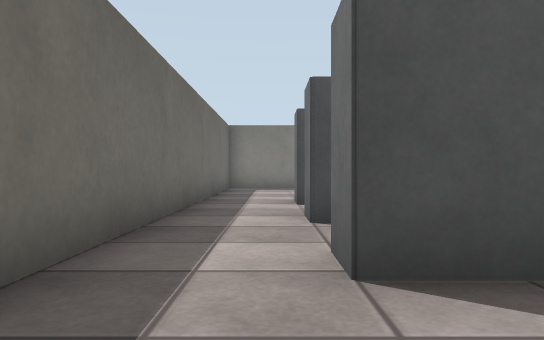
[1] (above)

23 first-person views from a walk through a world built for the Gazebo simulator. The camera is 0.65 m above the floor, looks level and sees 70° across. The floor is counted in squares, 1 m on a side. Each view is taken from the middle of a square. On the plan, view 1 faces up. The plan holds only what a view shows up to about 11 squares ahead; the rest is blank. Surface patterns are stand-ins for the level's own textures.

[2]
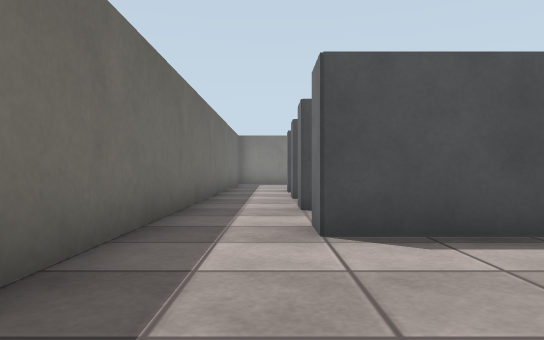

[3]
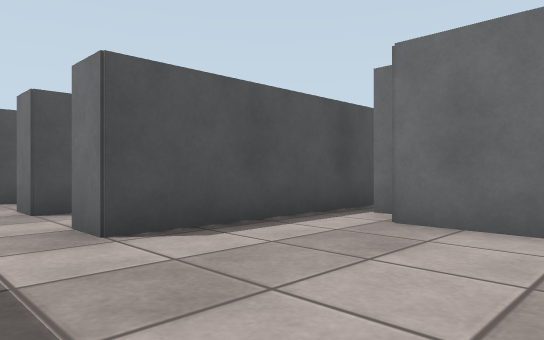

[4]
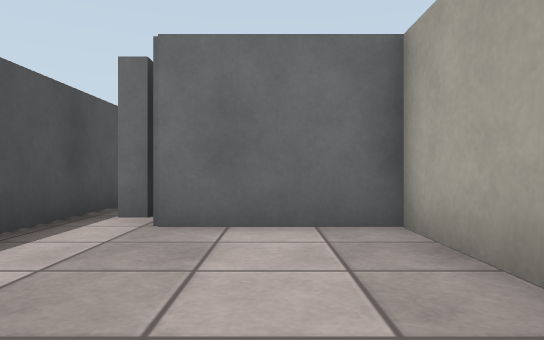

[5]
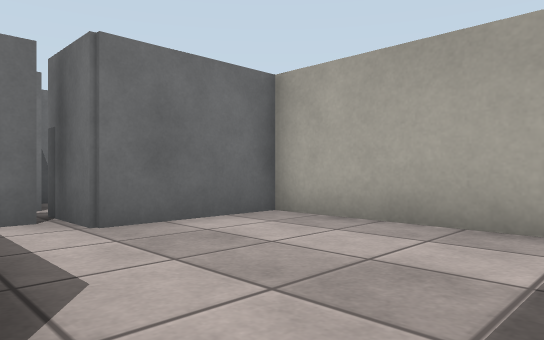

[6]
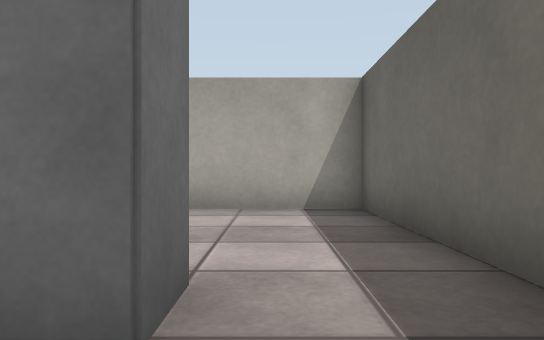

[7]
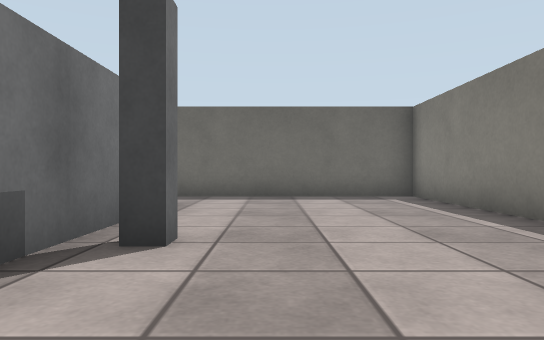

[8]
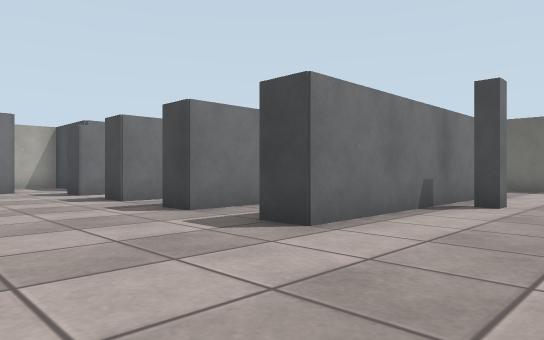

[9]
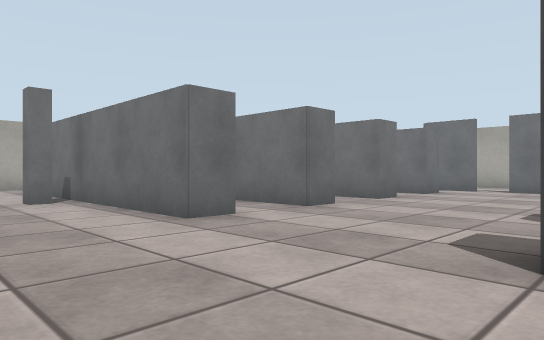

[10]
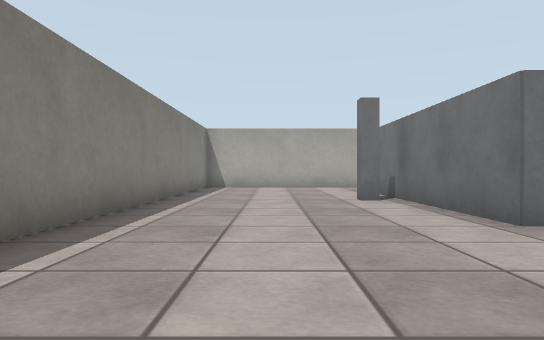

[11]
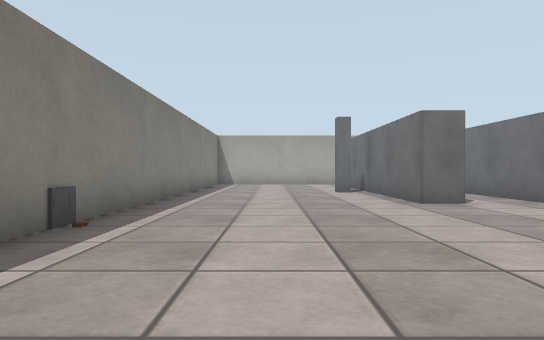

[12]
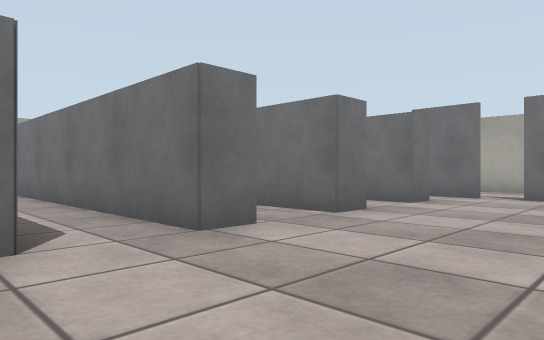

[13]
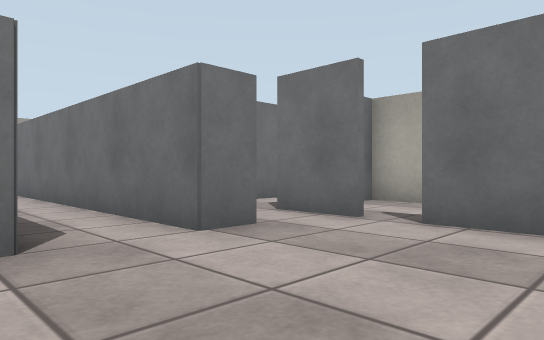

[14]
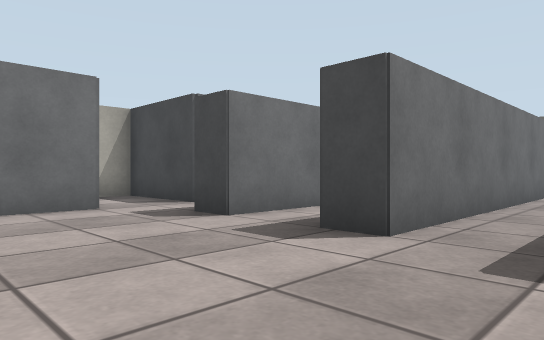

[15]
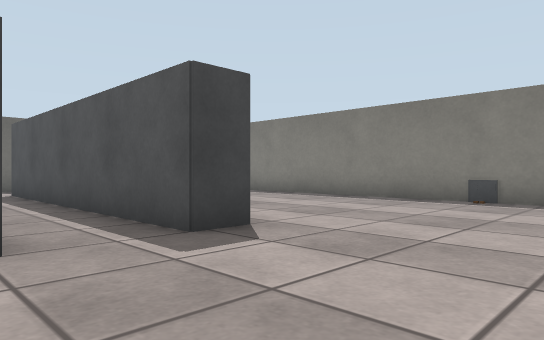

[16]
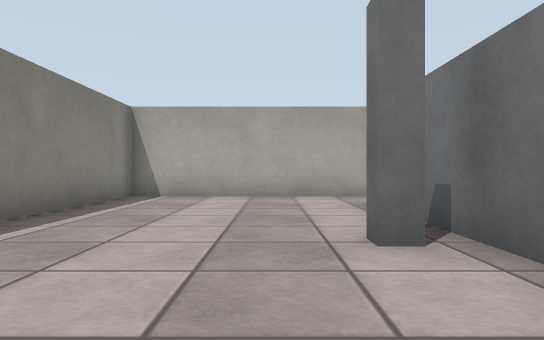

[17]
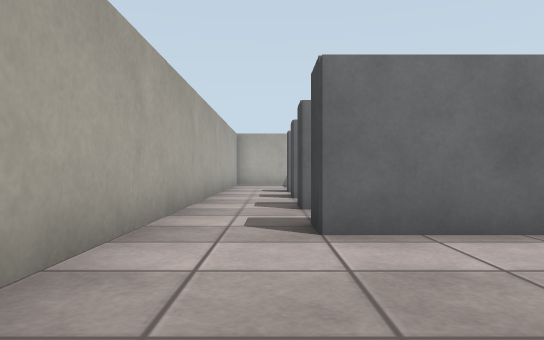

[18]
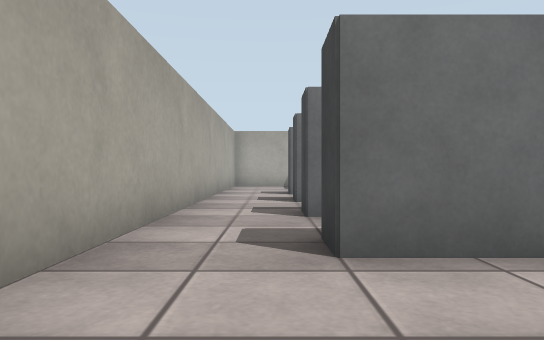

[19]
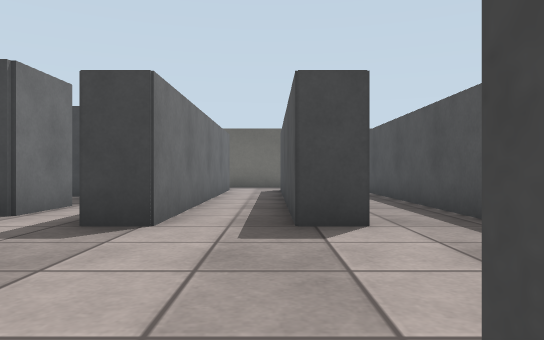

[20]
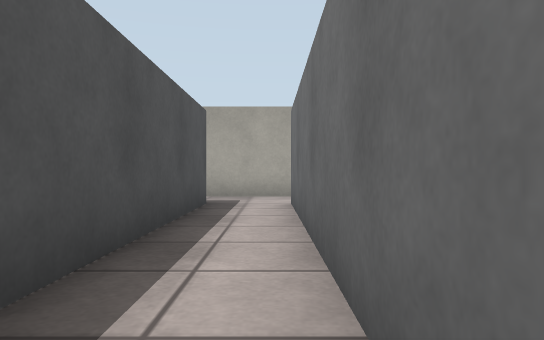

[21]
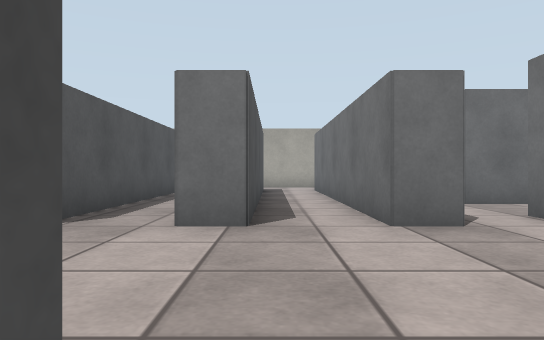

[22]
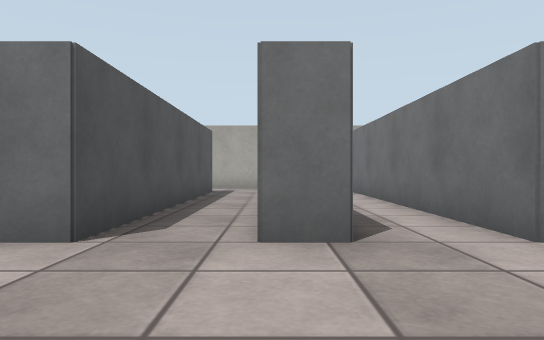

[23]
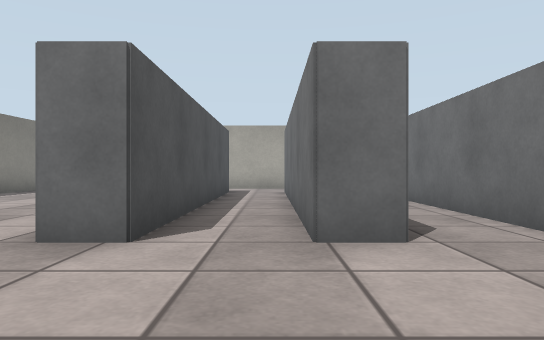

### Floor plan
Points are (right, up) in squares from view 1. A wall is a line through its corners. A room is listed if a view was taken in it or the views show most of it. See-through windows are left out.
Room 1 (views 1, 2, 3, 4, 5, 6)
walls: (3.6, -0.2) (1.4, -0.2); (1.5, 2.3) (0.5, 2.3); (-1.5, 3.5) (-1.5, -4.5) (3.4, -4.5) (3.4, -1.6)
ways out: opening at (-0.5, 3) to room 2; opening at (1.7, 0.7) to room 2
objects: rack (0, 3); rack (1, 0)
Room 2 (views 7, 8, 9, 10, 11, 12, 13, 14, 15, 16, 17, 18, 19, 20, 21, 22, 23)
walls: (12.5, 8.1) (19.6, 8.1); (13.4, 5.6) (20.5, 5.6); (7.6, 7.3) (0.5, 7.3); (7.9, 4.8) (2, 4.8); (12.5, 3.1) (17.2, 3.1); (6.9, 5.6) (8.5, 5.6); (7.6, 2.3) (1.5, 2.3); (13.4, 0.6) (20.5, 0.6); (2.9, 8.1) (7.6, 8.1); (19.4, 7.3) (12.5, 7.3); (11.9, -1.6) (13.5, -1.6); (9.4, -1.6) (11.1, -1.6); (6, -0.2) (3.6, -0.2); (20, 4.8) (13.4, 4.8); (19.4, 2.3) (12.5, 2.3); (5.9, -1.6) (7.6, -1.6) (7.6, -4.5); (3.1, 13.4) (-1.5, 13.4) (-1.5, 3.5); (1.4, 3.1) (7.6, 3.1); (2, 0.6) (8.5, 0.6); (3.4, -1.6) (5.1, -1.6); (22.5, 0.1) (22.5, 13.4) (4.9, 13.4)
ways out: opening at (-0.5, 3) to room 1; opening at (1.7, 0.7) to room 1; opening at (14, -1); opening at (21.5, 0); gap at (6, -2); gap at (11.5, -2)
objects: rack (0, 8); rack (1, 5); pillar (5, -1); pillar (5, 9); rack (8, 3); rack (8, 8); rack (9, 0); rack (9, 5); other object (10, 13); rack (12, 3); rack (12, 8); rack (13, 0); rack (13, 5); pillar (17, 9); rack (20, 3); rack (20, 8); rack (21, 5)

Where each view was taken, in squares from view 1:
view 1: 0 up, 0 right, facing up
view 2: 4 down, 0 right, facing up
view 3: 4 down, 1 left, facing up-right
view 4: 3 down, 1 left, facing right
view 5: 0 up, 1 left, facing down-right
view 6: 2 up, 0 right, facing down
view 7: 10 up, 8 right, facing left
view 8: 11 up, 12 right, facing down-left
view 9: 11 up, 8 right, facing down-right
view 10: 11 up, 8 right, facing right
view 11: 11 up, 5 right, facing right
view 12: 8 up, 9 right, facing down-right
view 13: 3 up, 9 right, facing down-right
view 14: 5 up, 12 right, facing down-left
view 15: 5 up, 12 right, facing up-left
view 16: 10 up, 13 right, facing right
view 17: 12 up, 21 right, facing down
view 18: 11 up, 21 right, facing down
view 19: 2 up, 13 right, facing left
view 20: 1 up, 13 right, facing right
view 21: 2 up, 8 right, facing right
view 22: 3 up, 9 right, facing right
view 23: 6 up, 9 right, facing right
